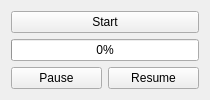
<?xml version="1.0" encoding="UTF-8"?>
<ui version="4.0">
 <class>Widget</class>
 <widget class="QWidget" name="Widget">
  <property name="geometry">
   <rect>
    <x>0</x>
    <y>0</y>
    <width>210</width>
    <height>90</height>
   </rect>
  </property>
  <property name="windowTitle">
   <string>Widget</string>
  </property>
  <layout class="QVBoxLayout" name="verticalLayout">
   <item>
    <widget class="QPushButton" name="start_pushButton">
     <property name="text">
      <string>Start</string>
     </property>
    </widget>
   </item>
   <item>
    <widget class="QProgressBar" name="progressBar">
     <property name="value">
      <number>0</number>
     </property>
    </widget>
   </item>
   <item>
    <layout class="QHBoxLayout" name="horizontalLayout">
     <item>
      <widget class="QPushButton" name="pause_pushButton">
       <property name="text">
        <string>Pause</string>
       </property>
      </widget>
     </item>
     <item>
      <widget class="QPushButton" name="resume_pushButton">
       <property name="text">
        <string>Resume</string>
       </property>
      </widget>
     </item>
    </layout>
   </item>
  </layout>
 </widget>
 <resources/>
 <connections/>
</ui>
